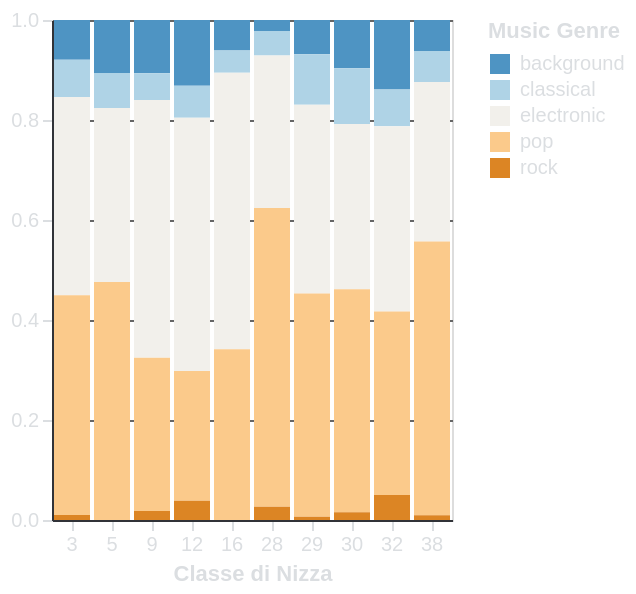

Source (Vega-Lite JSON):
### Vega-Lite specification from a JSON file in a GitHub repository (floating-point values rounded to 4 significant figures)
{"$schema": "https://vega.github.io/schema/vega-lite/v5.15.1.json", "config": {"axis": {"domainColor": "#313338", "gridColor": "#666666", "labelColor": "#DBDEE1", "tickColor": "#DBDEE1", "titleColor": "#DBDEE1"}, "background": "transparent", "legend": {"labelColor": "#DBDEE1", "titleColor": "#DBDEE1"}, "title": {"color": "#DBDEE1", "fontSize": 16}}, "data": {"name": "data-b1e872281c1ad48d7c0ba550eff84372"}, "datasets": {"data-b1e872281c1ad48d7c0ba550eff84372": [{"genre": "background", "nice_class": 3, "percentage": 0.07955}, {"genre": "background", "nice_class": 5, "percentage": 0.1062}, {"genre": "background", "nice_class": 9, "percentage": 0.1067}, {"genre": "background", "nice_class": 12, "percentage": 0.1315}, {"genre": "background", "nice_class": 16, "percentage": 0.06098}, {"genre": "background", "nice_class": 28, "percentage": 0.02212}, {"genre": "background", "nice_class": 29, "percentage": 0.06867}, {"genre": "background", "nice_class": 30, "percentage": 0.09641}, {"genre": "background", "nice_class": 32, "percentage": 0.139}, {"genre": "background", "nice_class": 38, "percentage": 0.0619}, {"genre": "classical", "nice_class": 3, "percentage": 0.07449}, {"genre": "classical", "nice_class": 5, "percentage": 0.0696}, {"genre": "classical", "nice_class": 9, "percentage": 0.05333}, {"genre": "classical", "nice_class": 12, "percentage": 0.06383}, {"genre": "classical", "nice_class": 16, "percentage": 0.04472}, {"genre": "classical", "nice_class": 28, "percentage": 0.04867}, {"genre": "classical", "nice_class": 29, "percentage": 0.1009}, {"genre": "classical", "nice_class": 30, "percentage": 0.1118}, {"genre": "classical", "nice_class": 32, "percentage": 0.07336}, {"genre": "classical", "nice_class": 38, "percentage": 0.0619}, {"genre": "electronic", "nice_class": 3, "percentage": 0.3965}, {"genre": "electronic", "nice_class": 5, "percentage": 0.348}, {"genre": "electronic", "nice_class": 9, "percentage": 0.5156}, {"genre": "electronic", "nice_class": 12, "percentage": 0.5068}, {"genre": "electronic", "nice_class": 16, "percentage": 0.5528}, {"genre": "electronic", "nice_class": 28, "percentage": 0.3053}, {"genre": "electronic", "nice_class": 29, "percentage": 0.3777}, {"genre": "electronic", "nice_class": 30, "percentage": 0.3303}, {"genre": "electronic", "nice_class": 32, "percentage": 0.3707}, {"genre": "electronic", "nice_class": 38, "percentage": 0.319}, {"genre": "pop", "nice_class": 3, "percentage": 0.4394}, {"genre": "pop", "nice_class": 5, "percentage": 0.4762}, {"genre": "pop", "nice_class": 9, "percentage": 0.3067}, {"genre": "pop", "nice_class": 12, "percentage": 0.2592}, {"genre": "pop", "nice_class": 16, "percentage": 0.3415}, {"genre": "pop", "nice_class": 28, "percentage": 0.5973}, {"genre": "pop", "nice_class": 29, "percentage": 0.4464}, {"genre": "pop", "nice_class": 30, "percentage": 0.4462}, {"genre": "pop", "nice_class": 32, "percentage": 0.3668}, {"genre": "pop", "nice_class": 38, "percentage": 0.5476}, {"genre": "rock", "nice_class": 3, "percentage": 0.0101}, {"genre": "rock", "nice_class": 5, "percentage": null}, {"genre": "rock", "nice_class": 9, "percentage": 0.01778}, {"genre": "rock", "nice_class": 12, "percentage": 0.03868}, {"genre": "rock", "nice_class": 16, "percentage": null}, {"genre": "rock", "nice_class": 28, "percentage": 0.02655}, {"genre": "rock", "nice_class": 29, "percentage": 0.006438}, {"genre": "rock", "nice_class": 30, "percentage": 0.01538}, {"genre": "rock", "nice_class": 32, "percentage": 0.05019}, {"genre": "rock", "nice_class": 38, "percentage": 0.009524}]}, "encoding": {"color": {"field": "genre", "legend": {"title": "Music Genre"}, "scale": {"scheme": "blueorange", "type": "quantize"}, "type": "nominal"}, "opacity": {"condition": {"param": "param_65", "value": 1}, "value": 0.2}, "tooltip": [{"field": "nice_class", "title": "Classe di Nizza", "type": "quantitative"}, {"field": "genre", "title": "Genere Musicale", "type": "nominal"}, {"field": "percentage", "format": ".2f", "title": "Percentuale", "type": "quantitative"}], "x": {"axis": {"labelAngle": 0, "title": "Classe di Nizza"}, "field": "nice_class", "type": "nominal"}, "y": {"axis": {"title": null}, "field": "percentage", "type": "quantitative"}}, "height": 250, "mark": {"type": "bar"}, "params": [{"bind": "legend", "name": "param_65", "select": {"fields": ["genre"], "type": "point"}}], "width": "container"}
